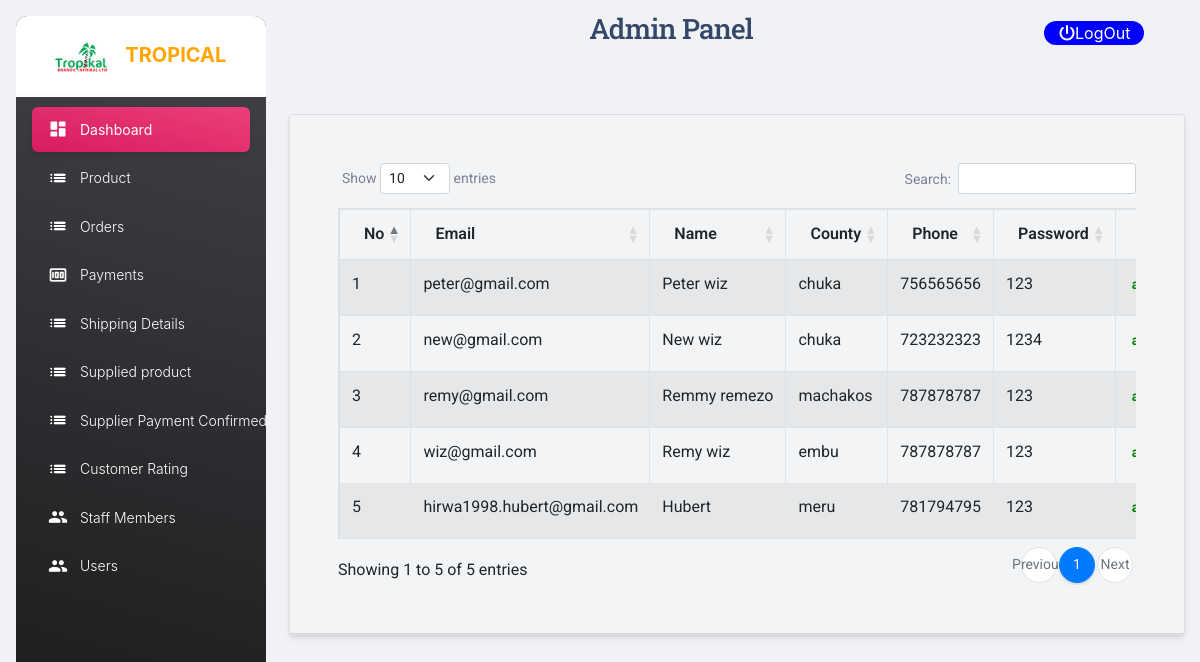
The app's page /staff/Admin/user.php with its own data.
### tables this page shows
CREATE TABLE `usermember` (
  `id` int(10) NOT NULL,
  `user_type` varchar(20) NOT NULL,
  `email` varchar(255) NOT NULL,
  `name` varchar(255) NOT NULL,
  `county` varchar(255) NOT NULL,
  `phone` int(10) NOT NULL,
  `password` varchar(255) NOT NULL,
  `status` varchar(20) NOT NULL
);

### staff/Admin/user.php (the view, shortened to what this page needs)
<?php
include("includes/header.php");
?>
<link href="https://cdn.jsdelivr.net/npm/bootstrap@5.2.2/dist/css/bootstrap.min.css" rel="stylesheet">
<link rel="stylesheet" href="https://stackpath.bootstrapcdn.com/bootstrap/4.2.1/css/bootstrap.min.css">
<link rel="stylesheet" href="https://cdn.datatables.net/1.10.18/css/dataTables.bootstrap4.min.css">
<div class="py-5">
<div class="container">
    <div class="row">
        <div class="col-md-12">
            <div class="card">
                <div class="card-header" style="background:#F2F4F5">
                    <div class="card-body">
                        <div class="table-responsive">
                        <table id="mydata" class="table table-striped table-bordered">
                          <thead>
                               <tr>
                                   <th scope="col">No</th>
                                   <th scope="col">Email</th>
                                   <th scope="col">Name</th>
                                   <th scope="col">County</th>
                                   <th scope="col">Phone</th>
                                   <th scope="col">Password</th>
                                   <th scope="col">status</th>
                               </tr>
                          </thead>
                          <?php
                          $query ="SELECT * FROM usermember WHERE user_type='customer' ORDER BY ID DESC";
                          $result = mysqli_query($con, $query);
                          $i = 0;
                          while($row = mysqli_fetch_array($result))
                          {
                            $status = $row['status'];
                            $i++;
                            ?>
                               <tr>
                               <td><?php echo $i ?></td>
                                <td><?php echo $row['email'] ?></td>
                                <td><?php echo $row['name'] ?></td>
                                <td><?php echo $row['county'] ?></td>
                                <td><?php echo $row['phone'] ?></td>
                                <td><?php echo $row['password'] ?></td>
                                <td>
                                    <?php
                                    if($status=="approved"){
                                        echo "<label style='color: green;font-weight:bold'>$status</label>";
                                    }elseif($status=="pending"){
                                        echo "<label style='color: red;font-weight:bold'>$status</label>";
                                    }
                                   ?>
                                </td>
                               </tr>
                            <?php
                          }
                          ?>
                     </table>
                        </div>
                    </div>
                </div>
            </div>
        </div>
    </div>
</div>

### records on screen
usermember: email "peter@gmail.com", name "Peter wiz", county "chuka", phone "756565656", password "123"
usermember: email "new@gmail.com", name "New wiz", county "chuka", phone "723232323", password "1234"
usermember: email "remy@gmail.com", name "Remmy remezo", county "machakos", phone "787878787", password "123"
usermember: email "wiz@gmail.com", name "Remy wiz", county "embu", phone "787878787", password "123"
usermember: email "hirwa1998.hubert@gmail.com", name "Hubert", county "meru", phone "781794795", password "123"
